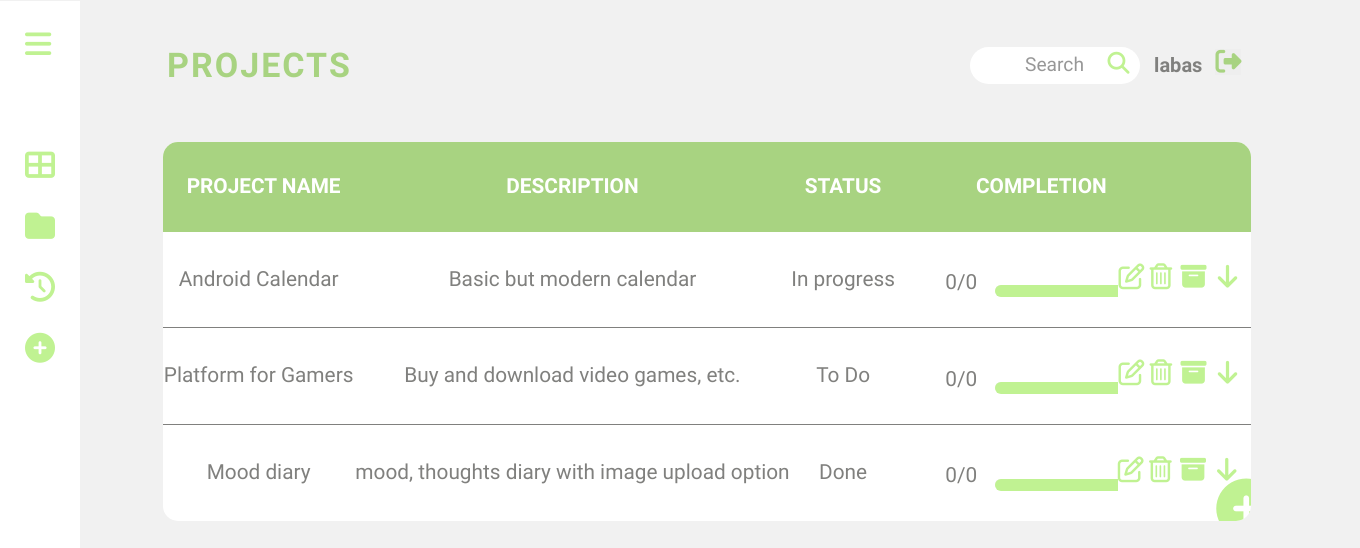
Page /main.php (signed in) on the earlier database version.
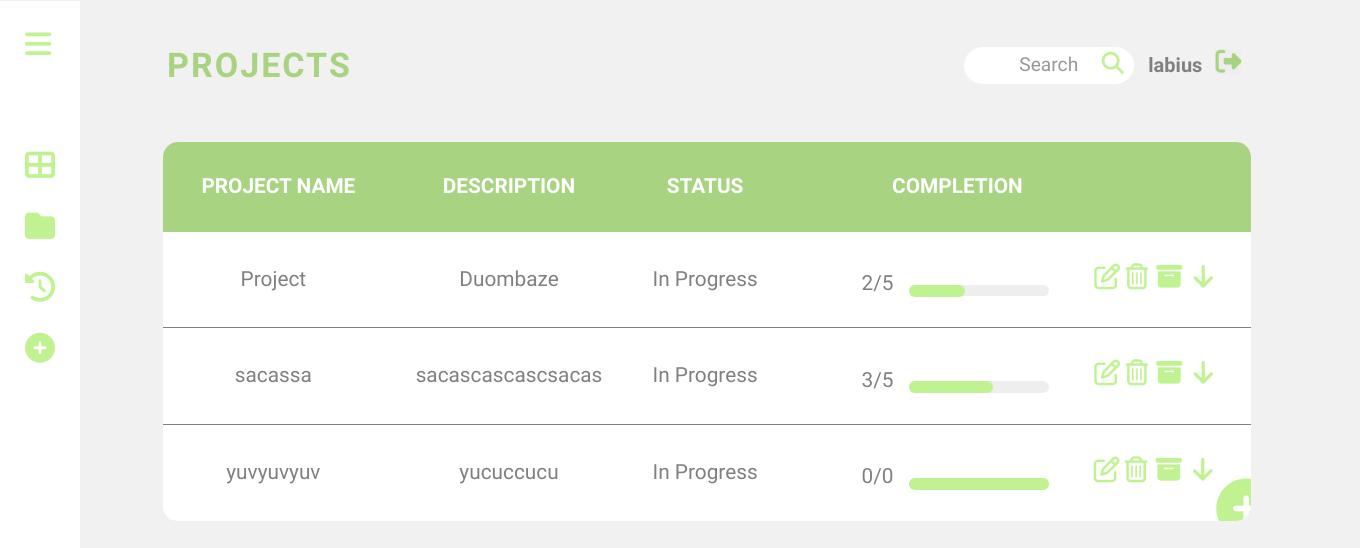
Same page on the later database version.
### tables this page shows
CREATE TABLE `projektai` (
  `Projekto_id` int(11) NOT NULL,
  `Pavadinimas` varchar(255) NOT NULL,
  `Aprasymas` text NOT NULL,
  `Busena` varchar(255) NOT NULL,
  `Sukurimo_data` date NOT NULL
);

### main.php (the view, shortened to what this page needs)
<?php
include_once('db_config.php');
?>
<!DOCTYPE html>
<html lang="en">
<head>
    <link rel="stylesheet" href="https://cdn.jsdelivr.net/npm/bootstrap@4.6.0/dist/css/bootstrap.min.css">
   <link href="css/style.css?rnd=132" rel="stylesheet">
    <link href="css/createForm.css?rnd=235" type="text/css" rel="stylesheet">
</head>
<body>
    <label for="check" class="label">
        <i class="fas fa-bars" id="hamburger"></i>
    </label>
    <div class="left-menu">
    <div class="whole-search"><input type="text" id="search-left-menu" name="fname" placeholder="search" class="input"><i class="fas fa-search left-menu-search-icon" id="search-icon"></i></div>
        <ul>
            <li><a href="#"><i class="fas fa-th-large left-menu-icon"></i><p class="left-menu-titles">DASHBOARD</p></a></li>
            <li><a href="#"><i class="fas fa-folder left-menu-icon"></i><p class="left-menu-titles">PROJECTS</p></a></li>
            <li><a href="#"><i class="fas fa-history left-menu-icon"></i><p class="left-menu-titles">HISTORY</p></a></li>
            <li><a href="#" class="create-project__JS"><i class="fas fa-plus-circle left-menu-icon"></i><p class="left-menu-titles ">NEW PROJECT</p></a></li>
        </ul>
    </div>
    <section>
<header>
    <nav class="navbar">
        <a class="project-page-title mr-auto">PROJECTS</a>
        <div class="whole-search"><input type="text" id="search" name="fname" placeholder="Search" class="input"><i class="fas fa-search" id="search-icon"></i></div>
        <div class="form-inline">
            <?php
            echo '<p class="login-name">' . $_SESSION["username"] . '</p>';
            ?>
            <form method="POST">
                <button class="button" type="submit" name="logout"><i class="fas fa-sign-out-alt"></i></button>
            </form>
        </div>
    </nav>
</header>
<main>
    <?php
        try {
        $connectM = new PDO("mysql:host=$host; dbname=$dbName", $user, $pass);
        $connectM->setAttribute(PDO::ATTR_ERRMODE, PDO::ERRMODE_EXCEPTION);
        $queryM = "SELECT
            projektai.Projekto_id,
            projektai.Pavadinimas,
            projektai.Aprasymas,
            projektai.Busena,
            projektai.Sukurimo_data,
            SUM(case when uzduotys.Busena ='Done' then 1 else 0 end) as Finished_tasks,
            SUM(case when uzduotys.Busena ='To Do' then 1 else 0 end) as Todo_tasks,
            COUNT(uzduotys.Busena) as Total_tasks
        FROM projektai
        LEFT JOIN projektu_uzduotys ON projektu_uzduotys.Projekto_id = projektai.Projekto_id
        LEFT JOIN uzduotys ON uzduotys.Uzduoties_id = projektu_uzduotys.Uzduoties_id
        GROUP BY 1";
        $result = $connectM->prepare($queryM);
        $result->execute();
        $number = $result->rowCount();
        $i = 1;
        echo "<table>";
        echo "<thead>";
        echo "<tr><th class='project-name-spacing'>PROJECT NAME</th><th>DESCRIPTION</th><th>STATUS</th><th class='completion-spacing'>COMPLETION</th><th></th></tr>";
        echo "</thead>";
        while($row = $result->fetch(PDO::FETCH_ASSOC)){
            if ($i == $number)
            {
          echo "<tr>
          <td class='d-none'>".$row['Projekto_id']."</td>
          <td>".$row['Pavadinimas']."</td>
          <td>".$row['Aprasymas']."</td>
          <td>".$row['Busena']."</td>
          <td class='progresss'>
          <p class='progress-numbers'>".($row['Total_tasks'] - $row['Todo_tasks'])."/".$row['Total_tasks']."</p>
          <div class='round'><div id='progressId".$i."'></div></div><div class='hover-info'>Total: ".$row['Total_tasks'].", To do: ".$row['Todo_tasks'].", Finished: ".($row['Total_tasks'] - $row['Todo_tasks'])."</div></td>
          <td class='td-spacing'>
          <button><a href='update-process.php?Projekto_id=".$row['Projekto_id']."'>"."<i class='far fa-edit'></i></a></button>
          <button><a href='delete.php?Projekto_id=".$row['Projekto_id']."'>"."<i class='far fa-trash-alt'></i></a></button>
          <button class=\"button\"><i class='fas fa-archive'></i></button>
          <button class=\"button\"><i class='fas fa-arrow-down'></i></button>
          <button class=\"button\" id='create-button'>
          <i class='fas fa-plus-circle' id='plus-button'></i></button></td></tr>";
            break;
            }
                echo "<tr>
                <td class='d-none'>".$row['Projekto_id']."</td>
                <td class='grey-border'>".$row['Pavadinimas']."</td>
                <td class='grey-border'>".$row['Aprasymas']."</td>
                <td class='grey-border'>".$row['Busena']."</td>
                <td class='grey-border progresss'>
                <p class='progress-numbers'>".($row['Total_tasks'] - $row['Todo_tasks'])."/".$row['Total_tasks']."</p>
                <div class='round'><div id='progressId".$i."'></div></div><div class='hover-info'>Total: ".$row['Total_tasks'].", To do: ".$row['Todo_tasks'].", Finished: ".($row['Total_tasks'] - $row['Todo_tasks'])."</div></td>
                <td class='grey-border'>
                <button><a href='update-process.php?Projekto_id=".$row['Projekto_id']."'>"."<i class='far fa-edit'></i></a></button>
                <button><a href='delete.php?Projekto_id=".$row['Projekto_id']."'>"."<i class='far fa-trash-alt'></i></a></button>
                <button class=\"button\"><i class='fas fa-archive'></i></button>
                <button class=\"button\"><i class='fas fa-arrow-down'></i></button></td></tr>";
            $i++;
        }
        echo "</table>";
        echo "<br>";
    } catch (PDOException $error) {
        echo $error->getMessage();
        }
    ?>
    </main>
    </section>
    </body>
</html>

### css/style.css (style rules this page uses)
* { margin: 0px; padding: 0px; box-sizing: border-box; }
body { font-family: 'Oswald', sans-serif; background-color: #eeeeee; height: 100%; width: 100%; line-height: 2; }
table { border-spacing: 1; border-collapse: collapse; background:white; border-radius:15px; overflow:hidden; max-width:1800px; width:80%; margin:0 auto; position:relative; color: #80807e; z-index: 0; margin-top: 2%; margin-left: 12%; }
tr { border:none; }
thead { color: #ffffff; background-color: #a8d381; height: 70px; text-align: left; width: 100%; }
td,th { text-align: center; padding-top: 24px; padding-bottom: 24px; font-size: 1.3rem; }
ul { margin-top: 5%; }
section { transition: all .5s; }
button { border: #ffffff; background-color: #ffffff; }
form button { background-color: transparent; }
label #hamburger { position: absolute; cursor: pointer; background: #c0f292; border-radius: 3px; z-index: 1; left: 16px; top: 25px; font-size: 30px; color: #c0f292; background-color: #ffffff; padding: 4px 9px; transition: all .5s ease; }
.label { display: block; text-align: left; margin: 15px 0 0 17.5px; }
.input { width: 93%; padding: 5px 10px; font-size: 16px; border-radius: 5px; border: 1px solid gray; }
.login-name { color: #80807e;; margin: 0px 10px 0px 0px; font-weight: bold; font-size: 20px; }
.left-menu { background-color: #ffffff; width: 20vh; height: 200vh; }
.button { background-color: transparent; border: none; cursor: pointer; padding: 3px 3px; }
.navbar { height: 100px; padding-right: 21%; width: 112.5%; }
.project-page-title { font-family: 'Oswald', sans-serif; font-weight: bold; font-size: 34px; letter-spacing: 2px; color: #a8d381; margin-left: 12.3%; text-decoration: none; }
.whole-search { margin-right: 2%; }
.grey-border { border-bottom: solid 1px #80807e; }
.progress-numbers { margin-left: -55px; margin-bottom: -18.5px; margin-right: 25px; }
.round { background-color: #eeeeee; border-radius: 13px; height: 11.5px; width: 140px; margin-left: 47%; margin-top: -7%; }
.far, .fas { color:#c0f292; background-color: #ffffff; font-size: 26px; }
.completion-spacing { padding-left: 80px; }
.project-name-spacing { padding-left: 10px; }
.td-spacing { padding-left: 10px; }
.left-menu { position: fixed; left: -170px; width: 250px; height: 100%; background: #ffffff; transition: all .5s ease; list-style: none; text-decoration: none; margin-top: -1%; }
.left-menu ul a { display: block; height: 100%; width: 100%; line-height: 60px; font-size: 19px; color: #80807e; box-sizing: border-box; padding-left: 40px; transition: .4s; }
.left-menu ul a i { margin-right: 16px; }
.left-menu-titles { margin-top: -75px; }
.fa-th-large, .fa-folder, .fa-history, .fa-plus-circle { font-size: 30px; margin-left: 155px; }
.fa-sign-out-alt { background-color: #eeeeee; color: #a8d381; }
#search, #search-left-menu { width: 170px; border-radius: 50px; font-family: 'Oswald', sans-serif; text-align: center; border: #ececec; }
#search { font-size: 1.2rem; height: 37px; }
#search-icon { background-color: transparent; margin-left: -32px; font-size: 22px; }
#create-button { background-color: transparent; }
#plus-button { background-color: transparent; font-size: 60px; position: absolute; right: -25px; }

### css/createForm.css (style rules this page uses)
body { background-color: #f1f1f1; font-family: 'Oswald', sans-serif; }

Differences in the rows shown:
removed projektai: Pavadinimas "Android Calendar", Aprasymas "Basic but modern calendar", Busena "In progress", Todo_tasks "0", Total_tasks "0"
removed projektai: Pavadinimas "Platform for Gamers", Aprasymas "Buy and download video games, etc.", Busena "To Do", Todo_tasks "0", Total_tasks "0"
removed projektai: Pavadinimas "Mood diary", Aprasymas "mood, thoughts diary with image upload option", Busena "Done", Todo_tasks "0", Total_tasks "0"
added projektai: Pavadinimas "Project", Aprasymas "Duombaze", Busena "In Progress", Todo_tasks "2", Total_tasks "5"
added projektai: Pavadinimas "sacassa", Aprasymas "sacascascascsacas", Busena "In Progress", Todo_tasks "3", Total_tasks "5"
added projektai: Pavadinimas "yuvyuvyuv", Aprasymas "yucuccucu", Busena "In Progress", Todo_tasks "0", Total_tasks "0"
Other differences:
$_SESSION["username"]: "labas" → "labius"
